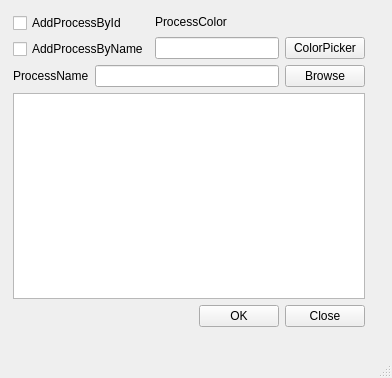
<?xml version="1.0" encoding="UTF-8"?>
<ui version="4.0">
 <class>MainWindow</class>
 <widget class="QMainWindow" name="MainWindow">
  <property name="geometry">
   <rect>
    <x>0</x>
    <y>0</y>
    <width>392</width>
    <height>378</height>
   </rect>
  </property>
  <property name="windowTitle">
   <string>MainWindow</string>
  </property>
  <widget class="QWidget" name="centralwidget">
   <widget class="QWidget" name="">
    <property name="geometry">
     <rect>
      <x>13</x>
      <y>13</y>
      <width>352</width>
      <height>314</height>
     </rect>
    </property>
    <layout class="QVBoxLayout" name="verticalLayout_5">
     <item>
      <layout class="QVBoxLayout" name="verticalLayout_4">
       <item>
        <layout class="QVBoxLayout" name="verticalLayout_3">
         <item>
          <layout class="QHBoxLayout" name="horizontalLayout_5">
           <item>
            <layout class="QVBoxLayout" name="verticalLayout_2">
             <item>
              <widget class="QCheckBox" name="processIdCh">
               <property name="text">
                <string>AddProcessById</string>
               </property>
              </widget>
             </item>
             <item>
              <widget class="QCheckBox" name="processNameCh">
               <property name="text">
                <string>AddProcessByName</string>
               </property>
              </widget>
             </item>
            </layout>
           </item>
           <item>
            <layout class="QVBoxLayout" name="verticalLayout">
             <item>
              <widget class="QLabel" name="processColorLabel">
               <property name="text">
                <string>ProcessColor</string>
               </property>
              </widget>
             </item>
             <item>
              <layout class="QHBoxLayout" name="horizontalLayout_4">
               <item>
                <widget class="QLineEdit" name="processColorEdit"/>
               </item>
               <item>
                <widget class="QPushButton" name="colorButton">
                 <property name="text">
                  <string>ColorPicker</string>
                 </property>
                </widget>
               </item>
              </layout>
             </item>
            </layout>
           </item>
          </layout>
         </item>
         <item>
          <layout class="QHBoxLayout" name="horizontalLayout_3">
           <item>
            <widget class="QLabel" name="labelProcessFile">
             <property name="text">
              <string>ProcessName</string>
             </property>
            </widget>
           </item>
           <item>
            <widget class="QLineEdit" name="procesFileBrowse"/>
           </item>
           <item>
            <widget class="QPushButton" name="browseButton">
             <property name="text">
              <string>Browse</string>
             </property>
            </widget>
           </item>
          </layout>
         </item>
        </layout>
       </item>
       <item>
        <widget class="QListWidget" name="listWidget"/>
       </item>
      </layout>
     </item>
     <item>
      <layout class="QHBoxLayout" name="horizontalLayout_2">
       <item>
        <spacer name="horizontalSpacer">
         <property name="orientation">
          <enum>Qt::Horizontal</enum>
         </property>
         <property name="sizeHint" stdset="0">
          <size>
           <width>40</width>
           <height>20</height>
          </size>
         </property>
        </spacer>
       </item>
       <item>
        <layout class="QHBoxLayout" name="horizontalLayout"/>
       </item>
       <item>
        <widget class="QPushButton" name="okButton">
         <property name="text">
          <string>OK</string>
         </property>
        </widget>
       </item>
       <item>
        <widget class="QPushButton" name="closeButton">
         <property name="text">
          <string>Close</string>
         </property>
        </widget>
       </item>
      </layout>
     </item>
    </layout>
   </widget>
  </widget>
  <widget class="QMenuBar" name="menubar">
   <property name="geometry">
    <rect>
     <x>0</x>
     <y>0</y>
     <width>392</width>
     <height>21</height>
    </rect>
   </property>
  </widget>
  <widget class="QStatusBar" name="statusbar"/>
 </widget>
 <resources/>
 <connections/>
</ui>
